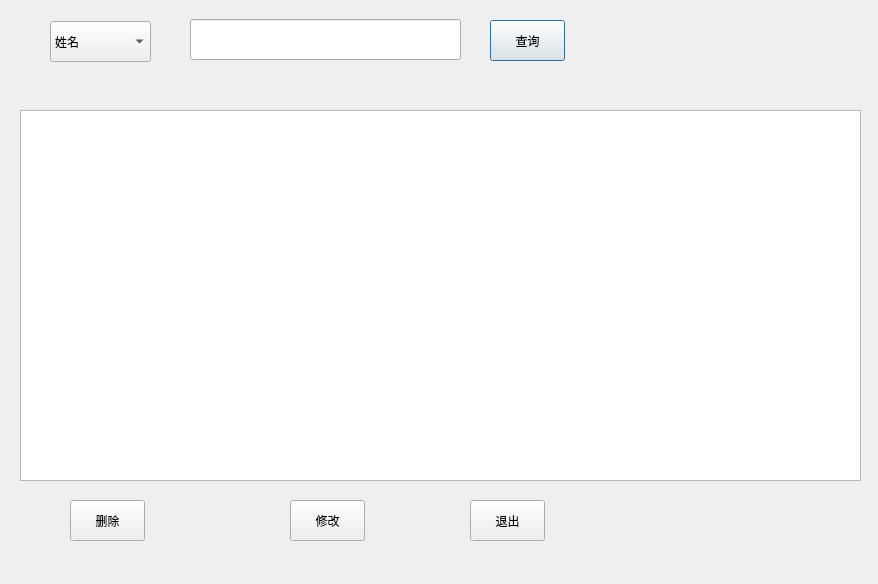
<?xml version="1.0" encoding="UTF-8"?>
<ui version="4.0">
 <class>EditDialog</class>
 <widget class="QDialog" name="EditDialog">
  <property name="geometry">
   <rect>
    <x>0</x>
    <y>0</y>
    <width>878</width>
    <height>584</height>
   </rect>
  </property>
  <property name="windowTitle">
   <string>Dialog</string>
  </property>
  <widget class="QTableView" name="tableView">
   <property name="geometry">
    <rect>
     <x>20</x>
     <y>110</y>
     <width>841</width>
     <height>371</height>
    </rect>
   </property>
   <property name="styleSheet">
    <string notr="true">font: 75 16pt &quot;Agency FB&quot;;</string>
   </property>
   <property name="showGrid">
    <bool>true</bool>
   </property>
  </widget>
  <widget class="QComboBox" name="findcomboBox">
   <property name="geometry">
    <rect>
     <x>50</x>
     <y>21</y>
     <width>101</width>
     <height>41</height>
    </rect>
   </property>
   <property name="styleSheet">
    <string notr="true">font: 75 20pt &quot;Agency FB&quot;;</string>
   </property>
   <item>
    <property name="text">
     <string>姓名</string>
    </property>
   </item>
   <item>
    <property name="text">
     <string>学号</string>
    </property>
   </item>
   <item>
    <property name="text">
     <string>性别</string>
    </property>
   </item>
   <item>
    <property name="text">
     <string>全部</string>
    </property>
   </item>
  </widget>
  <widget class="QLineEdit" name="searchEdit">
   <property name="geometry">
    <rect>
     <x>190</x>
     <y>19</y>
     <width>271</width>
     <height>41</height>
    </rect>
   </property>
   <property name="styleSheet">
    <string notr="true">font: 75 20pt &quot;Agency FB&quot;;</string>
   </property>
  </widget>
  <widget class="QPushButton" name="pushButton">
   <property name="geometry">
    <rect>
     <x>490</x>
     <y>20</y>
     <width>75</width>
     <height>41</height>
    </rect>
   </property>
   <property name="styleSheet">
    <string notr="true">font: 75 20pt &quot;隶书&quot;;</string>
   </property>
   <property name="text">
    <string>查询</string>
   </property>
  </widget>
  <widget class="QPushButton" name="delButton">
   <property name="geometry">
    <rect>
     <x>70</x>
     <y>500</y>
     <width>75</width>
     <height>41</height>
    </rect>
   </property>
   <property name="styleSheet">
    <string notr="true">font: 75 20pt &quot;隶书&quot;;</string>
   </property>
   <property name="text">
    <string>删除</string>
   </property>
  </widget>
  <widget class="QPushButton" name="modifyButton">
   <property name="geometry">
    <rect>
     <x>290</x>
     <y>500</y>
     <width>75</width>
     <height>41</height>
    </rect>
   </property>
   <property name="styleSheet">
    <string notr="true">font: 75 20pt &quot;隶书&quot;;</string>
   </property>
   <property name="text">
    <string>修改</string>
   </property>
  </widget>
  <widget class="QPushButton" name="exitButton">
   <property name="geometry">
    <rect>
     <x>470</x>
     <y>500</y>
     <width>75</width>
     <height>41</height>
    </rect>
   </property>
   <property name="styleSheet">
    <string notr="true">font: 75 20pt &quot;隶书&quot;;</string>
   </property>
   <property name="text">
    <string>退出</string>
   </property>
  </widget>
 </widget>
 <resources/>
 <connections/>
</ui>
